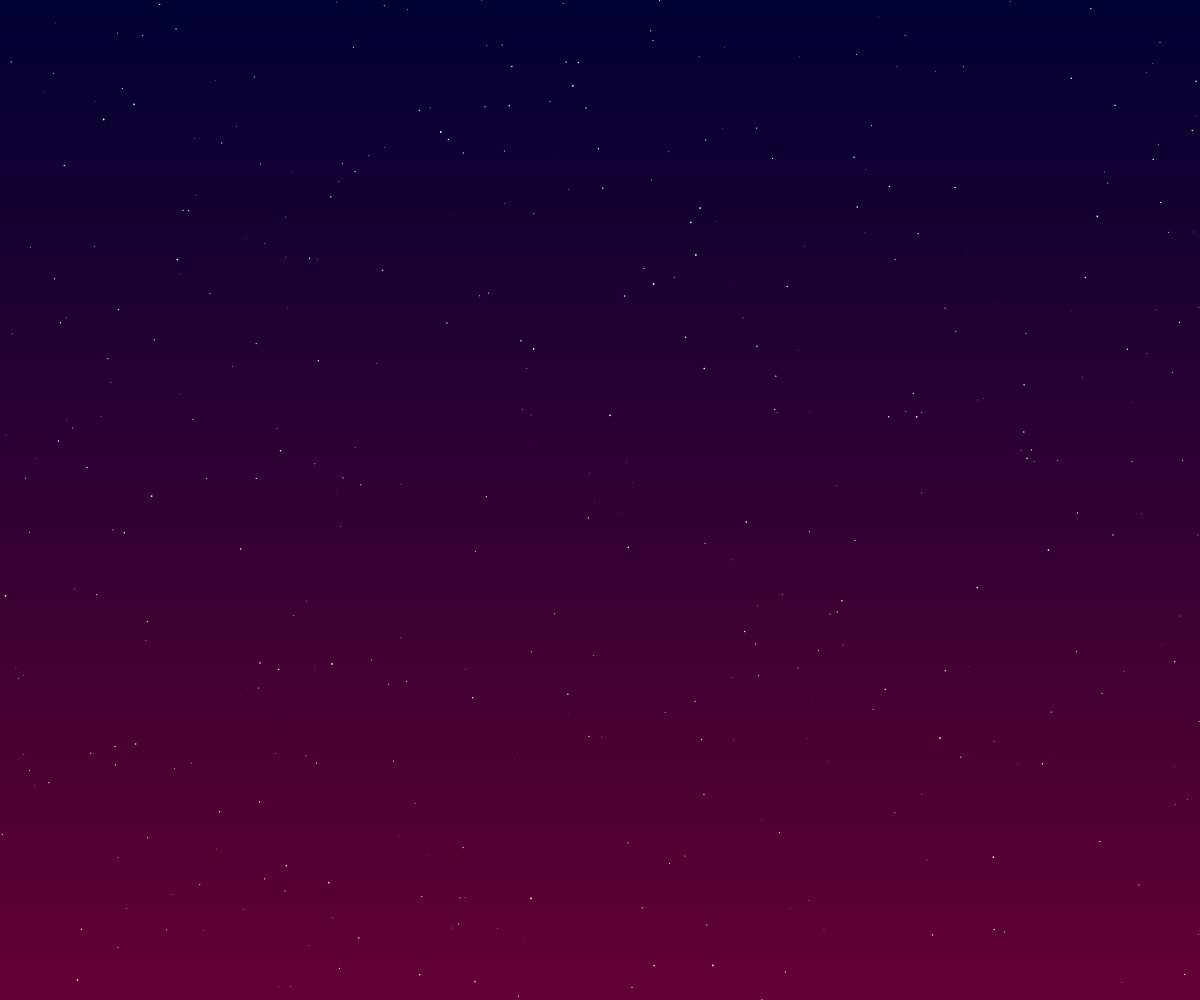
Frame 1 (no input)
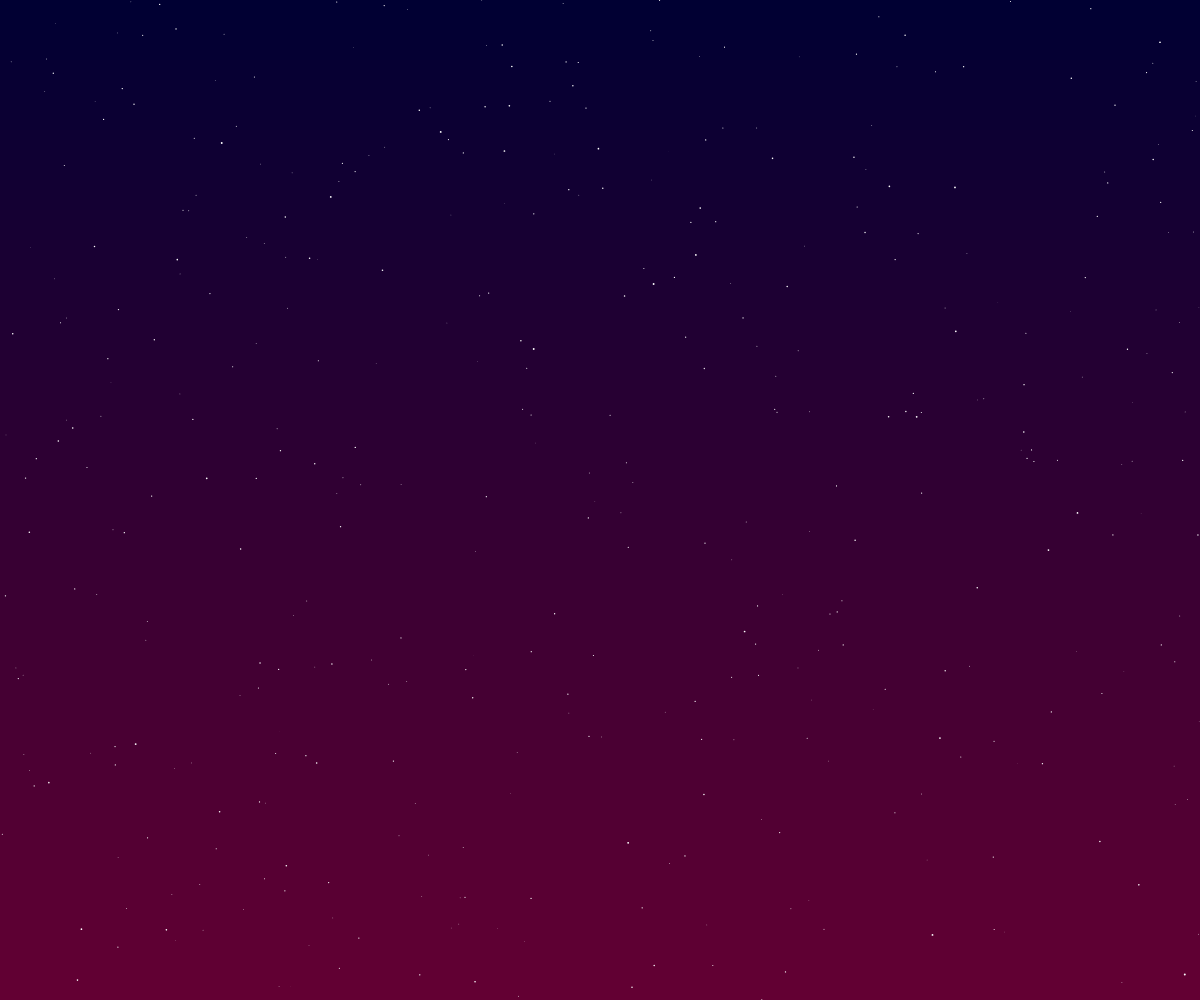
Frame 60 (no input)
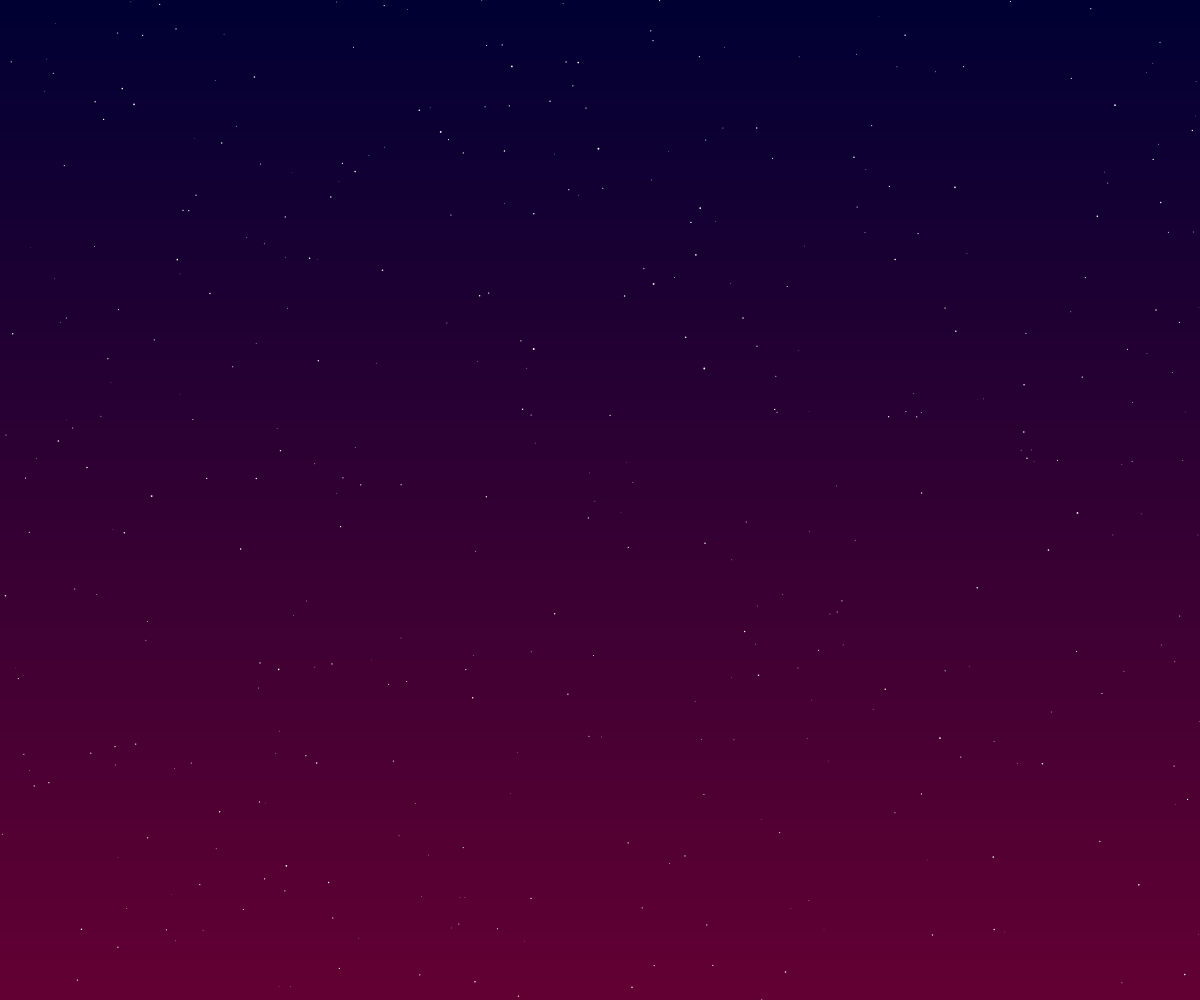
Frame 120 (the mouse pressed at the canvas centre since frame 60)

The p5.js sketch that drew these frames (run headless with seeded random() and noise() and a simulated clock; from frame 60 on, the mouse is pressed at the canvas centre):

// p5.js sketch
// ── sketch.js
var canvas;
let time = 0.;
let stars = [];
let numstar = 400;

function setup() {
	canvas = createCanvas(windowWidth, windowHeight);
	canvas.position(0, 0);
	canvas.style('z-index', '-1');
	for (let i=0; i<numstar; i++) {
		stars[i] = [random(), random(), random()]
	}
}

function windowResized() {
    resizeCanvas(windowWidth, windowHeight);
}

function draw() {
	noStroke();
	
	const n = 100
	let h = height / n
	for (let i=0; i<n; i++) {
		fill(i, 0, 51);
		rect(0, h*i, width, h);
	}

	for (let i=0; i<numstar; i++) {
		fill(255);
		ellipse(width * stars[i][0], height * stars[i][1], 1.2 * noise(time + 10*i) + stars[i][2]);
	}

	time = time + 0.1
}
